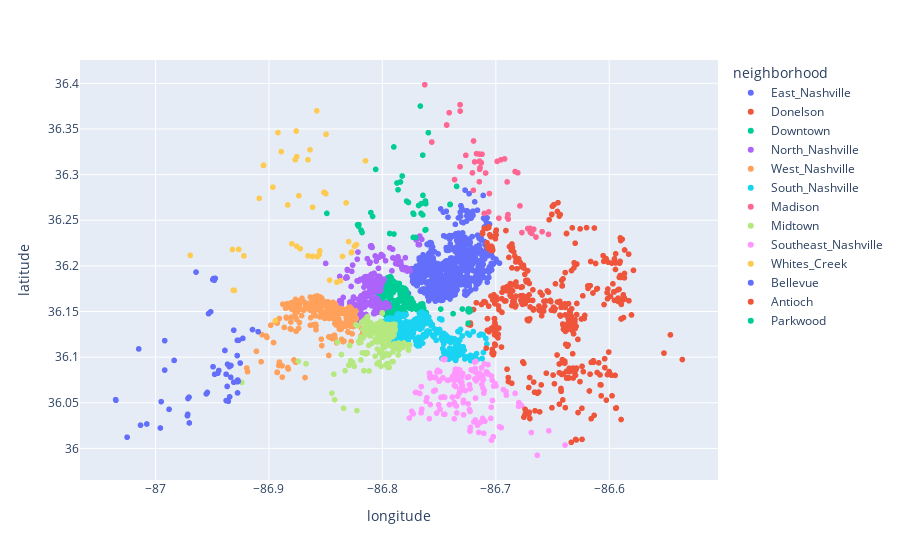

Notebook cell for this chart:
### Code cell
import plotly.express as px
df = current_listings_not_encoded
fig = px.scatter(df, x="longitude", y="latitude", color="neighborhood",
                  hover_data=['price','room_type'])
fig.show()

### Figure 1 — Plotly figure (JSON) as saved in the notebook; plotly's stock layout.template omitted (floating-point values rounded to 4 significant figures; data arrays with more than 128 entries replaced by an {"elided": "..."} marker saying what was removed)
{"data": [{"customdata": {"elided": "1401x2 mixed values"}, "hovertemplate": "neighborhood=East_Nashville<br>longitude=%{x}<br>latitude=%{y}<br>price=%{customdata[0]}<br>room_type=%{customdata[1]}<extra></extra>", "legendgroup": "East_Nashville", "marker": {"color": "#636efa", "symbol": "circle"}, "mode": "markers", "name": "East_Nashville", "showlegend": true, "type": "scattergl", "x": {"elided": "1401 float values"}, "xaxis": "x", "y": {"elided": "1401 float values"}, "yaxis": "y"}, {"customdata": {"elided": "442x2 mixed values"}, "hovertemplate": "neighborhood=Donelson<br>longitude=%{x}<br>latitude=%{y}<br>price=%{customdata[0]}<br>room_type=%{customdata[1]}<extra></extra>", "legendgroup": "Donelson", "marker": {"color": "#EF553B", "symbol": "circle"}, "mode": "markers", "name": "Donelson", "showlegend": true, "type": "scattergl", "x": {"elided": "442 float values"}, "xaxis": "x", "y": {"elided": "442 float values"}, "yaxis": "y"}, {"customdata": {"elided": "1413x2 mixed values"}, "hovertemplate": "neighborhood=Downtown<br>longitude=%{x}<br>latitude=%{y}<br>price=%{customdata[0]}<br>room_type=%{customdata[1]}<extra></extra>", "legendgroup": "Downtown", "marker": {"color": "#00cc96", "symbol": "circle"}, "mode": "markers", "name": "Downtown", "showlegend": true, "type": "scattergl", "x": {"elided": "1413 float values"}, "xaxis": "x", "y": {"elided": "1413 float values"}, "yaxis": "y"}, {"customdata": {"elided": "694x2 mixed values"}, "hovertemplate": "neighborhood=North_Nashville<br>longitude=%{x}<br>latitude=%{y}<br>price=%{customdata[0]}<br>room_type=%{customdata[1]}<extra></extra>", "legendgroup": "North_Nashville", "marker": {"color": "#ab63fa", "symbol": "circle"}, "mode": "markers", "name": "North_Nashville", "showlegend": true, "type": "scattergl", "x": {"elided": "694 float values"}, "xaxis": "x", "y": {"elided": "694 float values"}, "yaxis": "y"}, {"customdata": {"elided": "338x2 mixed values"}, "hovertemplate": "neighborhood=West_Nashville<br>longitude=%{x}<br>latitude=%{y}<br>price=%{customdata[0]}<br>room_type=%{customdata[1]}<extra></extra>", "legendgroup": "West_Nashville", "marker": {"color": "#FFA15A", "symbol": "circle"}, "mode": "markers", "name": "West_Nashville", "showlegend": true, "type": "scattergl", "x": {"elided": "338 float values"}, "xaxis": "x", "y": {"elided": "338 float values"}, "yaxis": "y"}, {"customdata": {"elided": "929x2 mixed values"}, "hovertemplate": "neighborhood=South_Nashville<br>longitude=%{x}<br>latitude=%{y}<br>price=%{customdata[0]}<br>room_type=%{customdata[1]}<extra></extra>", "legendgroup": "South_Nashville", "marker": {"color": "#19d3f3", "symbol": "circle"}, "mode": "markers", "name": "South_Nashville", "showlegend": true, "type": "scattergl", "x": {"elided": "929 float values"}, "xaxis": "x", "y": {"elided": "929 float values"}, "yaxis": "y"}, {"customdata": [[135, "Entire home/apt"], [45, "Entire home/apt"], [85, "Entire home/apt"], [94, "Entire home/apt"], [107, "Entire home/apt"], [196, "Entire home/apt"], [151, "Entire home/apt"], [72, "Entire home/apt"], [182, "Entire home/apt"], [163, "Entire home/apt"], [75, "Entire home/apt"], [151, "Entire home/apt"], [35, "Shared room"], [159, "Entire home/apt"], [102, "Entire home/apt"], [56, "Private room"], [32, "Private room"], [82, "Entire home/apt"], [200, "Entire home/apt"], [411, "Entire home/apt"], [113, "Entire home/apt"], [85, "Entire home/apt"], [87, "Entire home/apt"], [682, "Entire home/apt"], [120, "Entire home/apt"], [99, "Entire home/apt"], [57, "Entire home/apt"], [101, "Entire home/apt"], [549, "Entire home/apt"], [99, "Entire home/apt"], [99, "Private room"], [69, "Private room"], [69, "Private room"], [99, "Entire home/apt"], [275, "Entire home/apt"], [200, "Entire home/apt"], [386, "Entire home/apt"], [96, "Entire home/apt"], [50, "Entire home/apt"], [59, "Private room"], [150, "Entire home/apt"], [500, "Private room"], [79, "Entire home/apt"], [81, "Entire home/apt"], [120, "Entire home/apt"], [115, "Entire home/apt"], [575, "Entire home/apt"], [150, "Entire home/apt"], [122, "Entire home/apt"]], "hovertemplate": "neighborhood=Madison<br>longitude=%{x}<br>latitude=%{y}<br>price=%{customdata[0]}<br>room_type=%{customdata[1]}<extra></extra>", "legendgroup": "Madison", "marker": {"color": "#FF6692", "symbol": "circle"}, "mode": "markers", "name": "Madison", "showlegend": true, "type": "scattergl", "x": [-86.73, -86.71, -86.67, -86.74, -86.74, -86.74, -86.76, -86.68, -86.69, -86.7, -86.68, -86.7, -86.72, -86.68, -86.7, -86.71, -86.71, -86.72, -86.66, -86.74, -86.71, -86.73, -86.67, -86.68, -86.71, -86.69, -86.72, -86.69, -86.71, -86.73, -86.71, -86.71, -86.71, -86.76, -86.73, -86.65, -86.74, -86.72, -86.71, -86.69, -86.71, -86.74, -86.67, -86.67, -86.71, -86.67, -86.72, -86.66, -86.69], "xaxis": "x", "y": [36.32, 36.26, 36.24, 36.35, 36.35, 36.35, 36.34, 36.3, 36.25, 36.31, 36.24, 36.25, 36.3, 36.27, 36.32, 36.29, 36.31, 36.31, 36.23, 36.29, 36.26, 36.38, 36.24, 36.3, 36.3, 36.25, 36.32, 36.29, 36.32, 36.37, 36.31, 36.31, 36.31, 36.4, 36.31, 36.23, 36.37, 36.28, 36.32, 36.32, 36.31, 36.35, 36.24, 36.24, 36.28, 36.24, 36.34, 36.24, 36.26], "yaxis": "y"}, {"customdata": {"elided": "339x2 mixed values"}, "hovertemplate": "neighborhood=Midtown<br>longitude=%{x}<br>latitude=%{y}<br>price=%{customdata[0]}<br>room_type=%{customdata[1]}<extra></extra>", "legendgroup": "Midtown", "marker": {"color": "#B6E880", "symbol": "circle"}, "mode": "markers", "name": "Midtown", "showlegend": true, "type": "scattergl", "x": {"elided": "339 float values"}, "xaxis": "x", "y": {"elided": "339 float values"}, "yaxis": "y"}, {"customdata": {"elided": "203x2 mixed values"}, "hovertemplate": "neighborhood=Southeast_Nashville<br>longitude=%{x}<br>latitude=%{y}<br>price=%{customdata[0]}<br>room_type=%{customdata[1]}<extra></extra>", "legendgroup": "Southeast_Nashville", "marker": {"color": "#FF97FF", "symbol": "circle"}, "mode": "markers", "name": "Southeast_Nashville", "showlegend": true, "type": "scattergl", "x": {"elided": "203 float values"}, "xaxis": "x", "y": {"elided": "203 float values"}, "yaxis": "y"}, {"customdata": [[85, "Private room"], [285, "Entire home/apt"], [149, "Entire home/apt"], [240, "Entire home/apt"], [145, "Private room"], [145, "Private room"], [165, "Private room"], [165, "Private room"], [250, "Entire home/apt"], [91, "Entire home/apt"], [300, "Entire home/apt"], [73, "Entire home/apt"], [143, "Entire home/apt"], [79, "Private room"], [121, "Entire home/apt"], [175, "Entire home/apt"], [75, "Entire home/apt"], [100, "Entire home/apt"], [90, "Entire home/apt"], [125, "Entire home/apt"], [40, "Private room"], [125, "Entire home/apt"], [192, "Entire home/apt"], [51, "Private room"], [127, "Private room"], [50, "Entire home/apt"], [49, "Entire home/apt"], [151, "Entire home/apt"], [150, "Entire home/apt"], [101, "Entire home/apt"], [188, "Entire home/apt"], [245, "Entire home/apt"], [300, "Entire home/apt"], [69, "Private room"], [59, "Private room"], [72, "Entire home/apt"], [105, "Private room"], [175, "Entire home/apt"], [95, "Entire home/apt"], [121, "Entire home/apt"], [255, "Entire home/apt"], [72, "Entire home/apt"], [139, "Private room"], [120, "Entire home/apt"], [499, "Entire home/apt"], [425, "Entire home/apt"], [318, "Entire home/apt"], [45, "Private room"]], "hovertemplate": "neighborhood=Whites_Creek<br>longitude=%{x}<br>latitude=%{y}<br>price=%{customdata[0]}<br>room_type=%{customdata[1]}<extra></extra>", "legendgroup": "Whites_Creek", "marker": {"color": "#FECB52", "symbol": "circle"}, "mode": "markers", "name": "Whites_Creek", "showlegend": true, "type": "scattergl", "x": [-86.9, -86.93, -86.83, -86.92, -86.9, -86.9, -86.9, -86.9, -86.84, -86.88, -86.87, -86.82, -86.85, -86.86, -86.83, -86.85, -86.89, -86.86, -86.83, -86.89, -86.88, -86.88, -86.88, -86.82, -86.83, -86.83, -86.87, -86.86, -86.91, -86.87, -86.93, -86.87, -86.86, -86.85, -86.85, -86.88, -86.97, -86.81, -86.93, -86.93, -86.84, -86.84, -86.89, -86.86, -86.86, -86.85, -86.86, -86.88], "xaxis": "x", "y": [36.29, 36.17, 36.23, 36.21, 36.31, 36.31, 36.31, 36.31, 36.18, 36.22, 36.21, 36.22, 36.18, 36.22, 36.21, 36.34, 36.14, 36.21, 36.21, 36.35, 36.32, 36.32, 36.35, 36.22, 36.22, 36.27, 36.28, 36.33, 36.27, 36.22, 36.22, 36.32, 36.21, 36.28, 36.28, 36.27, 36.21, 36.32, 36.22, 36.17, 36.21, 36.18, 36.33, 36.26, 36.21, 36.28, 36.37, 36.22], "yaxis": "y"}, {"customdata": [[95, "Entire home/apt"], [110, "Entire home/apt"], [60, "Private room"], [100, "Entire home/apt"], [81, "Private room"], [88, "Entire home/apt"], [169, "Private room"], [91, "Entire home/apt"], [95, "Entire home/apt"], [60, "Private room"], [101, "Entire home/apt"], [250, "Entire home/apt"], [76, "Entire home/apt"], [275, "Entire home/apt"], [59, "Private room"], [59, "Private room"], [88, "Entire home/apt"], [248, "Entire home/apt"], [54, "Private room"], [90, "Entire home/apt"], [160, "Entire home/apt"], [100, "Private room"], [100, "Private room"], [45, "Entire home/apt"], [179, "Entire home/apt"], [110, "Entire home/apt"], [30, "Private room"], [39, "Entire home/apt"], [120, "Entire home/apt"], [400, "Entire home/apt"], [90, "Entire home/apt"], [69, "Private room"], [74, "Entire home/apt"], [284, "Private room"], [65, "Entire home/apt"], [86, "Entire home/apt"], [59, "Entire home/apt"], [225, "Entire home/apt"], [75, "Entire home/apt"], [82, "Entire home/apt"], [125, "Entire home/apt"], [70, "Entire home/apt"], [85, "Entire home/apt"], [65, "Private room"], [128, "Entire home/apt"], [72, "Entire home/apt"], [178, "Entire home/apt"], [181, "Entire home/apt"], [234, "Entire home/apt"], [187, "Entire home/apt"], [187, "Entire home/apt"], [131, "Entire home/apt"], [207, "Entire home/apt"], [171, "Entire home/apt"], [154, "Entire home/apt"], [299, "Entire home/apt"], [849, "Entire home/apt"], [1596, "Entire home/apt"], [849, "Entire home/apt"], [70, "Entire home/apt"], [92, "Entire home/apt"]], "hovertemplate": "neighborhood=Bellevue<br>longitude=%{x}<br>latitude=%{y}<br>price=%{customdata[0]}<br>room_type=%{customdata[1]}<extra></extra>", "legendgroup": "Bellevue", "marker": {"color": "#636efa", "symbol": "circle"}, "mode": "markers", "name": "Bellevue", "showlegend": true, "type": "scattergl", "x": [-87.03, -86.97, -86.93, -86.97, -86.93, -86.99, -86.94, -86.95, -86.93, -86.93, -86.94, -87.04, -86.99, -87.0, -86.95, -86.96, -86.98, -86.94, -86.99, -86.96, -87.01, -86.97, -86.97, -86.94, -86.93, -86.95, -86.93, -87.0, -86.94, -86.93, -87.01, -86.97, -86.93, -86.95, -86.94, -86.95, -86.93, -87.01, -86.91, -87.03, -86.93, -86.92, -86.93, -86.95, -86.91, -86.94, -86.93, -86.93, -86.93, -86.93, -86.93, -86.93, -86.93, -86.93, -86.95, -86.95, -86.95, -86.95, -86.95, -86.93, -86.93], "xaxis": "x", "y": [36.05, 36.06, 36.06, 36.05, 36.1, 36.12, 36.08, 36.09, 36.06, 36.09, 36.11, 36.05, 36.04, 36.05, 36.06, 36.06, 36.1, 36.07, 36.09, 36.19, 36.11, 36.04, 36.04, 36.05, 36.07, 36.08, 36.07, 36.02, 36.09, 36.12, 36.03, 36.03, 36.08, 36.15, 36.05, 36.15, 36.09, 36.03, 36.13, 36.01, 36.09, 36.12, 36.13, 36.08, 36.13, 36.09, 36.07, 36.07, 36.07, 36.07, 36.07, 36.07, 36.07, 36.07, 36.19, 36.19, 36.19, 36.18, 36.18, 36.07, 36.12], "yaxis": "y"}, {"customdata": {"elided": "176x2 mixed values"}, "hovertemplate": "neighborhood=Antioch<br>longitude=%{x}<br>latitude=%{y}<br>price=%{customdata[0]}<br>room_type=%{customdata[1]}<extra></extra>", "legendgroup": "Antioch", "marker": {"color": "#EF553B", "symbol": "circle"}, "mode": "markers", "name": "Antioch", "showlegend": true, "type": "scattergl", "x": {"elided": "176 float values"}, "xaxis": "x", "y": {"elided": "176 float values"}, "yaxis": "y"}, {"customdata": [[102, "Entire home/apt"], [242, "Entire home/apt"], [75, "Entire home/apt"], [100, "Entire home/apt"], [189, "Entire home/apt"], [316, "Entire home/apt"], [68, "Private room"], [169, "Entire home/apt"], [59, "Entire home/apt"], [130, "Entire home/apt"], [106, "Entire home/apt"], [134, "Entire home/apt"], [150, "Entire home/apt"], [139, "Entire home/apt"], [155, "Entire home/apt"], [77, "Entire home/apt"], [750, "Entire home/apt"], [168, "Entire home/apt"], [20, "Private room"], [450, "Entire home/apt"], [99, "Entire home/apt"], [99, "Entire home/apt"], [30, "Private room"], [25, "Private room"], [242, "Entire home/apt"], [188, "Entire home/apt"], [207, "Entire home/apt"], [50, "Private room"], [403, "Entire home/apt"], [28, "Private room"], [44, "Private room"], [134, "Entire home/apt"], [40, "Entire home/apt"], [62, "Entire home/apt"], [149, "Entire home/apt"], [122, "Entire home/apt"], [122, "Entire home/apt"], [121, "Entire home/apt"], [121, "Entire home/apt"], [174, "Entire home/apt"], [155, "Entire home/apt"], [240, "Entire home/apt"], [151, "Entire home/apt"], [123, "Entire home/apt"], [120, "Entire home/apt"], [124, "Entire home/apt"], [156, "Entire home/apt"], [152, "Entire home/apt"], [154, "Entire home/apt"], [123, "Entire home/apt"], [122, "Entire home/apt"]], "hovertemplate": "neighborhood=Parkwood<br>longitude=%{x}<br>latitude=%{y}<br>price=%{customdata[0]}<br>room_type=%{customdata[1]}<extra></extra>", "legendgroup": "Parkwood", "marker": {"color": "#00cc96", "symbol": "circle"}, "mode": "markers", "name": "Parkwood", "showlegend": true, "type": "scattergl", "x": [-86.76, -86.81, -86.77, -86.73, -86.79, -86.78, -86.82, -86.78, -86.76, -86.81, -86.79, -86.77, -86.76, -86.77, -86.76, -86.76, -86.77, -86.77, -86.76, -86.79, -86.76, -86.85, -86.82, -86.82, -86.78, -86.77, -86.78, -86.82, -86.81, -86.82, -86.82, -86.76, -86.77, -86.79, -86.76, -86.74, -86.74, -86.74, -86.74, -86.79, -86.74, -86.77, -86.74, -86.74, -86.74, -86.74, -86.74, -86.74, -86.74, -86.74, -86.74], "xaxis": "x", "y": [36.35, 36.26, 36.27, 36.29, 36.23, 36.27, 36.24, 36.29, 36.28, 36.25, 36.33, 36.26, 36.26, 36.38, 36.27, 36.27, 36.23, 36.23, 36.24, 36.29, 36.32, 36.26, 36.24, 36.25, 36.3, 36.27, 36.27, 36.24, 36.31, 36.24, 36.24, 36.24, 36.26, 36.24, 36.27, 36.27, 36.27, 36.27, 36.27, 36.28, 36.27, 36.26, 36.27, 36.27, 36.27, 36.27, 36.27, 36.27, 36.27, 36.27, 36.27], "yaxis": "y"}], "layout": {"legend": {"title": {"text": "neighborhood"}, "tracegroupgap": 0}, "margin": {"t": 60}, "xaxis": {"anchor": "y", "domain": [0, 1], "title": {"text": "longitude"}}, "yaxis": {"anchor": "x", "domain": [0, 1], "title": {"text": "latitude"}}}}
